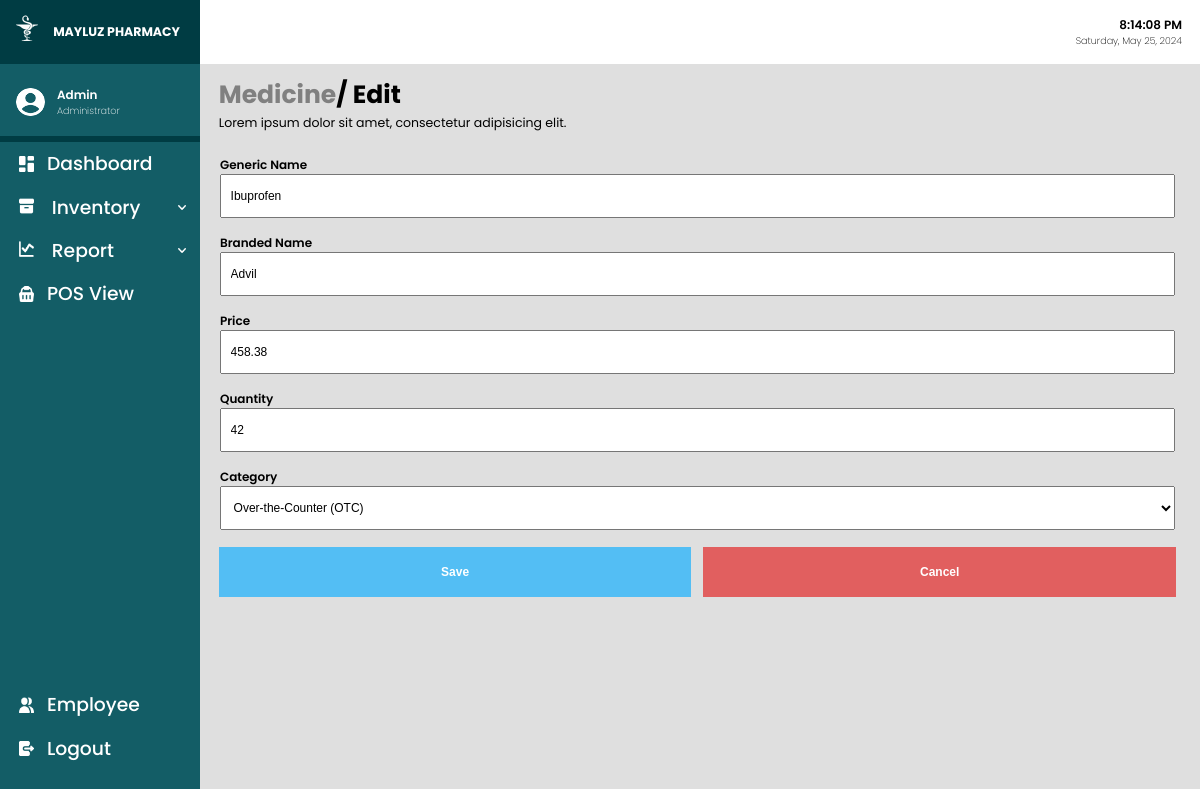
/editMedicine.php?medicineID=2 (signed in), run on an earlier commit of the app's database.
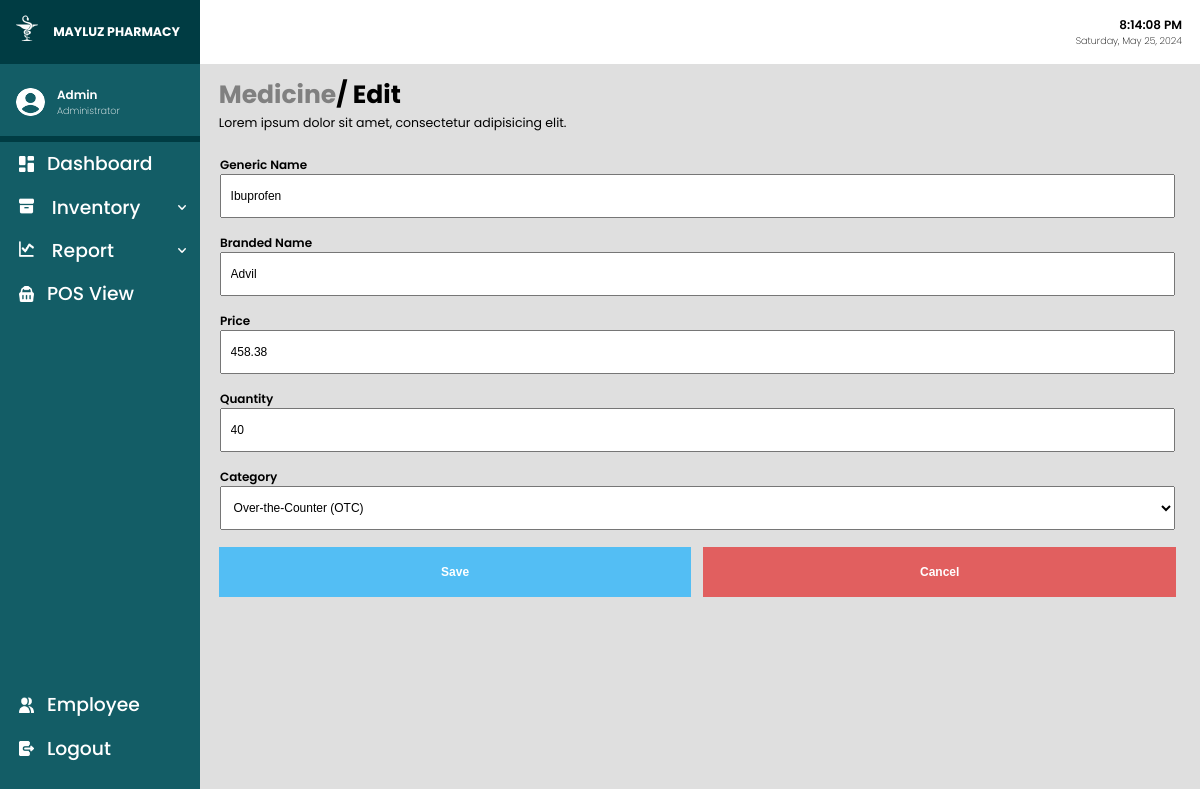
And on a later commit of the database.
### tables this page shows
CREATE TABLE `medicine` (
  `medicineID` int(10) NOT NULL,
  `genericName` varchar(100) NOT NULL,
  `brandedName` varchar(100) NOT NULL,
  `price` double(100,2) NOT NULL,
  `stock` int(11) NOT NULL,
  `dateAdded` date NOT NULL DEFAULT current_timestamp(),
  `categoryID` int(10) DEFAULT NULL
);

CREATE TABLE `category` (
  `categoryID` int(10) NOT NULL,
  `categoryName` varchar(50) NOT NULL
);

### editMedicine.php (the view, shortened to what this page needs)
<?php include('connect.php');
?>
<!DOCTYPE html>
<html lang="en">
<head>
    <link rel="stylesheet" href="css/main.css">
    <link rel="stylesheet" href="css/global.css">
    <link rel="stylesheet" href="css/edit.css">
</head>
<body onload="whenActive()">
    <div class="container">
        <?php include('sidebar.php') ?>
        <div class="main">
            <div class="header">
                <div class="timendate">
                    <p class="datime">00:00:00 AM</p>
                    <p class="dadate">Monday, June 12, 2003</p>
                </div>
            </div>
            <div class="content medicine">
                <div class="directory">
                    <div class="directoryinfo">
                        <h1 style="color:gray"> Medicine <p>/ Edit</p>
                        </h1>
                        <p> Lorem ipsum dolor sit amet, consectetur adipisicing elit. </p>
                    </div>
                </div>
                <div class="subcontent">
                    <?php
                    if ($_GET['medicineID']) {
                        $mID = $_GET['medicineID'];
                        $sql = "SELECT * FROM medicine WHERE medicineID = '$mID'";
                        $result = mysqli_query($conn, $sql);
                        $rowMed = mysqli_fetch_array($result);
                    }
                    ?>
                    <form action="editMedicine.php" method="POST" autocomplete="off">
                        <div class="editForm">
                            <label> Generic Name </label>
                            <input name="genericName" type="text" placeholder="Enter Generic Name" value='<?php echo $rowMed['genericName'] ?>' autofocus> </input>
                            <label> Branded Name </label>
                            <input name="brandName" type="text" placeholder="Enter Brand Name" value='<?php echo $rowMed['brandedName'] ?>'> </input>
                            <label> Price </label>
                            <input name="medicinePrice" type="number" step="0.01" placeholder="Enter Price" min="1" value='<?php echo $rowMed['price'] ?>'> </input>
                            <label> Quantity </label>
                            <input name="medicineQuantity" type="number" placeholder="Enter Quantity" min="0" value='<?php echo $rowMed['stock'] ?>'> </input>
                            <label> Category </label> <?php $categoryID = $rowMed['categoryID'] ?>
                            <select name="medicineCategory" placeholder="Category">
                                <?php
                                $fetchCategoryValue = "SELECT * FROM category WHERE categoryID = '$categoryID'";
                                $exec = mysqli_query($conn, $fetchCategoryValue);
                                $rowCat = mysqli_fetch_array($exec);
                                if ($rowMed['categoryID'] == $rowCat['categoryID']) {
                                    echo "<option value='" . $rowCat['categoryID'] . "'>" . $rowCat['categoryName'] . "</option>";
                                }
                                ?>
                            </select>
                        </div>
                        <div class="editConfirmation">
                            <input class="editBtns" type="Submit" name="editSubmitM" value="Save">
                            <input class="editBtns" type="Submit" name="editCancelM" value="Cancel">
                        </div>
                    </form>
                </div>
            </div>
        </div>
    </div>
</body>
</html>

What changed in the data, as far as the page shows it:
changed medicine "Ibuprofen": medicineQuantity "42" → "40"
